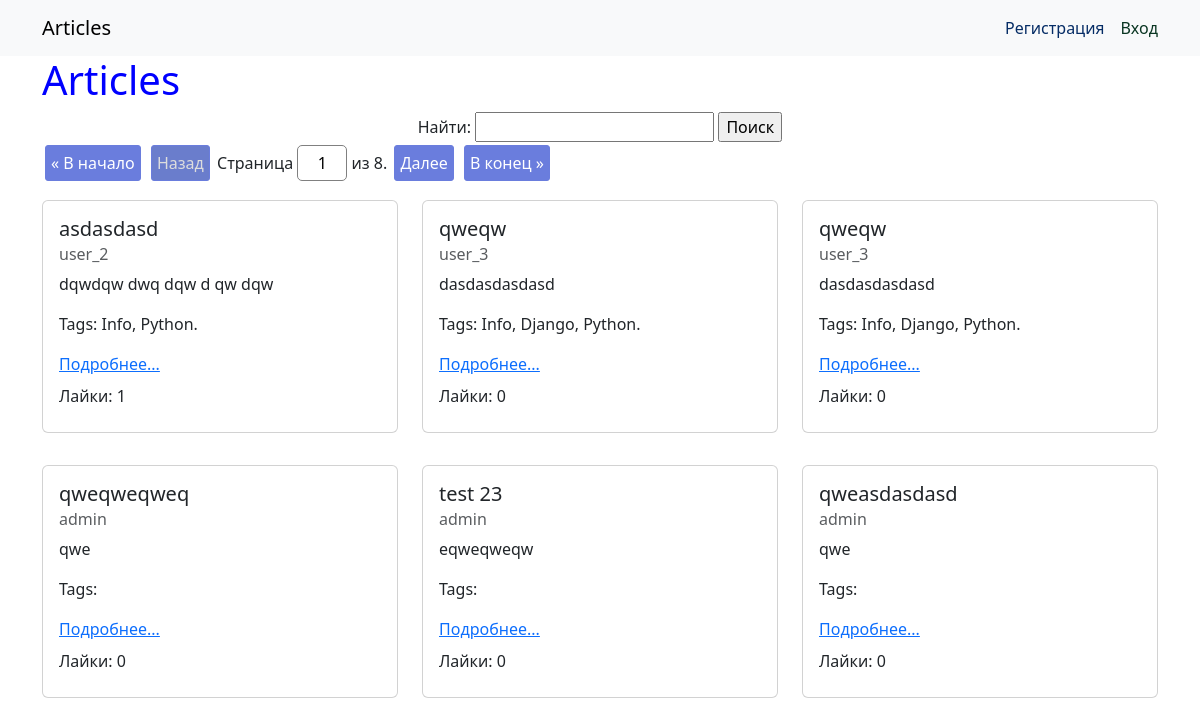
The page / on the database its author committed.
### webapp/models.py (models this page shows, shortened)
class AbstractModel(models.Model):
    created_at = models.DateTimeField(verbose_name='Время создания', auto_now_add=True)
    updated_at = models.DateTimeField(auto_now=True, verbose_name='Время изменения')
    class Meta:
        abstract = True

class Article(AbstractModel):
    title = models.CharField(max_length=50, null=False, blank=False, validators=[MinLengthValidator(4), ],
                             verbose_name="Заголовок")
    content = models.TextField(max_length=3000, null=False, blank=False, verbose_name='Контент')
    author = models.ForeignKey(get_user_model(), default=1, related_name='articles', on_delete=models.CASCADE, verbose_name="Автор")
    tags = models.ManyToManyField('webapp.Tag', blank=True, related_name='articles', verbose_name='Теги')
    likes = models.ManyToManyField(get_user_model(), related_name='loved_articles')
    def get_absolute_url(self):
        return reverse('webapp:article_view', kwargs={'pk': self.pk})

class Tag(AbstractModel):
    name = models.CharField(max_length=31, verbose_name='Тег')

### webapp/views/article_views.py (the view)
# urls.py: path('', IndexView.as_view(), name='index'),
class IndexView(ListView):
    model = Article
    template_name = 'articles/index.html'
    context_object_name = 'articles'
    paginate_by = 6
    paginate_orphans = 3
    ordering = ('-created_at',)
    def get_search_form(self):
        return SimpleSearchForm(self.request.GET)
    def get_search_value(self):
        if self.search_form.is_valid():
            return self.search_form.cleaned_data['search']
        return None
    def dispatch(self, request, *args, **kwargs):
        print(request.user)
        self.search_form = self.get_search_form()
        self.search_value = self.get_search_value()
        return super().dispatch(request, *args, **kwargs)
    def get_queryset(self):
        queryset = super().get_queryset()
        if self.search_value:
            queryset = queryset.filter(Q(title__icontains=self.search_value) |
                                       Q(content__icontains=self.search_value))
        return queryset
    def get_context_data(self, *, object_list=None, **kwargs):
        context = super().get_context_data(object_list=object_list, **kwargs)
        context['form'] = self.search_form
        if self.search_value:
            context['query'] = urlencode({'search': self.search_value})
            context['search_value'] = self.search_value
        return context

### webapp/forms.py
class SimpleSearchForm(forms.Form):
    search = forms.CharField(max_length=100, required=False, label='Найти')

### webapp/templates/articles/index.html (shortened to what this page needs)
{% extends 'base.html' %}
{% block content %}
    <h1>Articles</h1>
    <div>
        {% include 'partial/simple_search.html' %}
    </div>
    {% include 'partial/article_list.html' %}
{% endblock %}

### webapp/templates/partial/article_list.html (shortened to what this page needs)
    {% if is_paginated %}
    	{% include 'partial/pagination.html' %}
    {% endif %}
    <div class="row row-cols-3">
        {% for article in articles %}
            <div class="col">
                <div class="card my-3">
                    <div class="card-body">
                        <h5 class="card-title">{{ article.title }}</h5>
                        <h6 class="card-subtitle mb-2 text-body-secondary">{{ article.author }}</h6>
                        <p class="card-text">{{ article.content }}</p>
                        <p class="card-text">Tags: {% for tag in article.tags.all %}
                            {{ tag.name }}{% if forloop.last %}.{% else %}, {% endif %}
                        {% endfor %}
                        </p>
                        <a href="{{ article.get_absolute_url }}" class="card-link">Подробнее...</a>
                    <p class="card-text my-2">Лайки: <span id="likes_count_{{ article.pk }}">{{ article.likes.count }}</span></p>
                    </div>
                </div>
            </div>
            {% empty %}
            <p>Нет статей</p>
        {% endfor %}
    </div>

### webapp/static/css/style.css (style rules this page uses)
h1 { color: blue; }

### rows shown on the page
Article: title "asdasdasd", author "user_2", content "dqwdqw dwq dqw d qw dqw", likes.count "1"
Tag: name "Info"
Tag: name "Python"
Article: title "qweqw", author "user_3", content "dasdasdasdasd", likes.count "0"
Tag: name "Django"
Article: title "qweqw", author "user_3", content "dasdasdasdasd", likes.count "0"
Article: title "qweqweqweq", author "admin", content "qwe", likes.count "0"
Article: title "test 23", author "admin", content "eqweqweqw", likes.count "0"
Article: title "qweasdasdasd", author "admin", content "qwe", likes.count "0"

### other values the page prints
{{ page_obj.paginator.num_pages }} "8"
